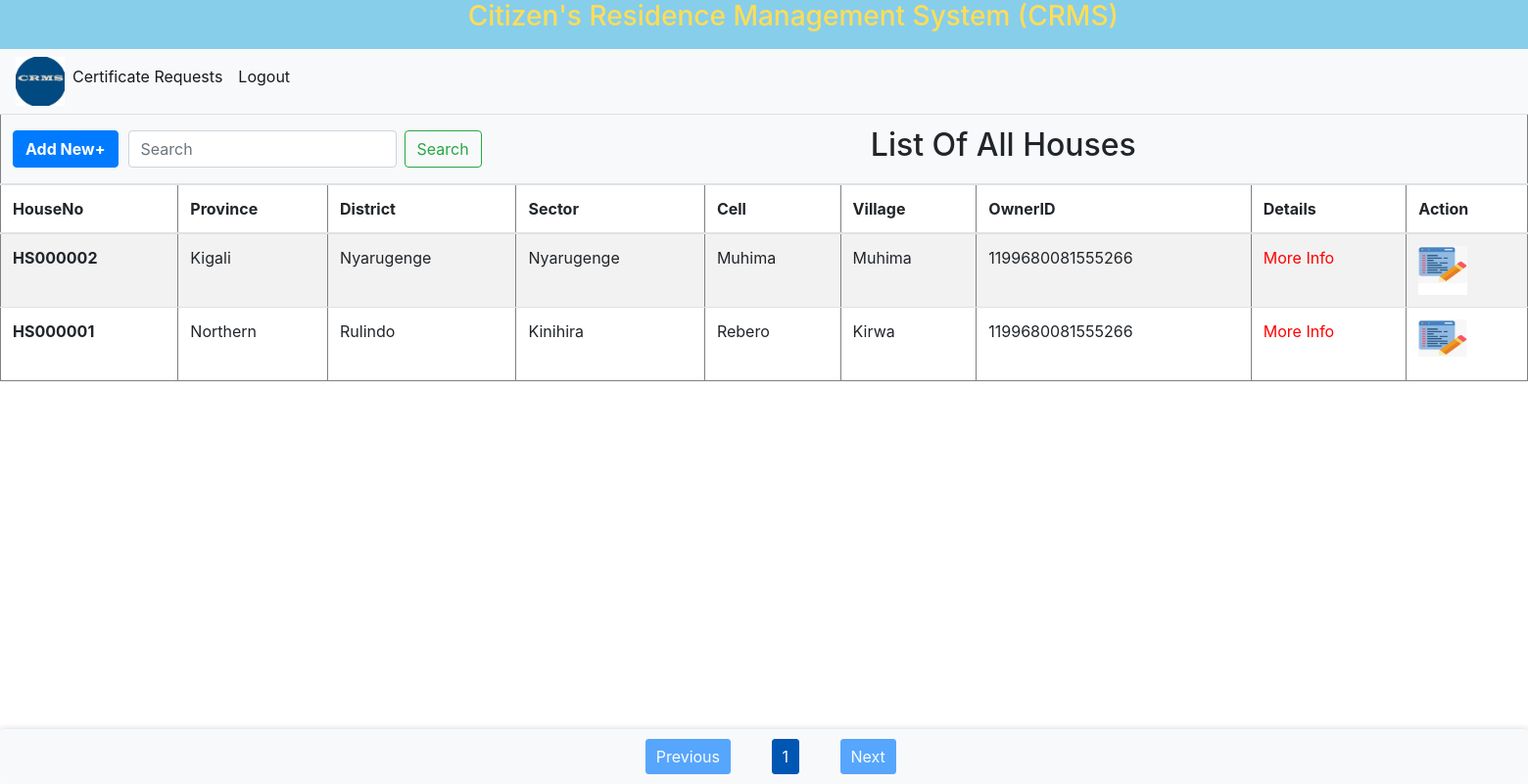
The app's page /houses.php (signed in), older data.
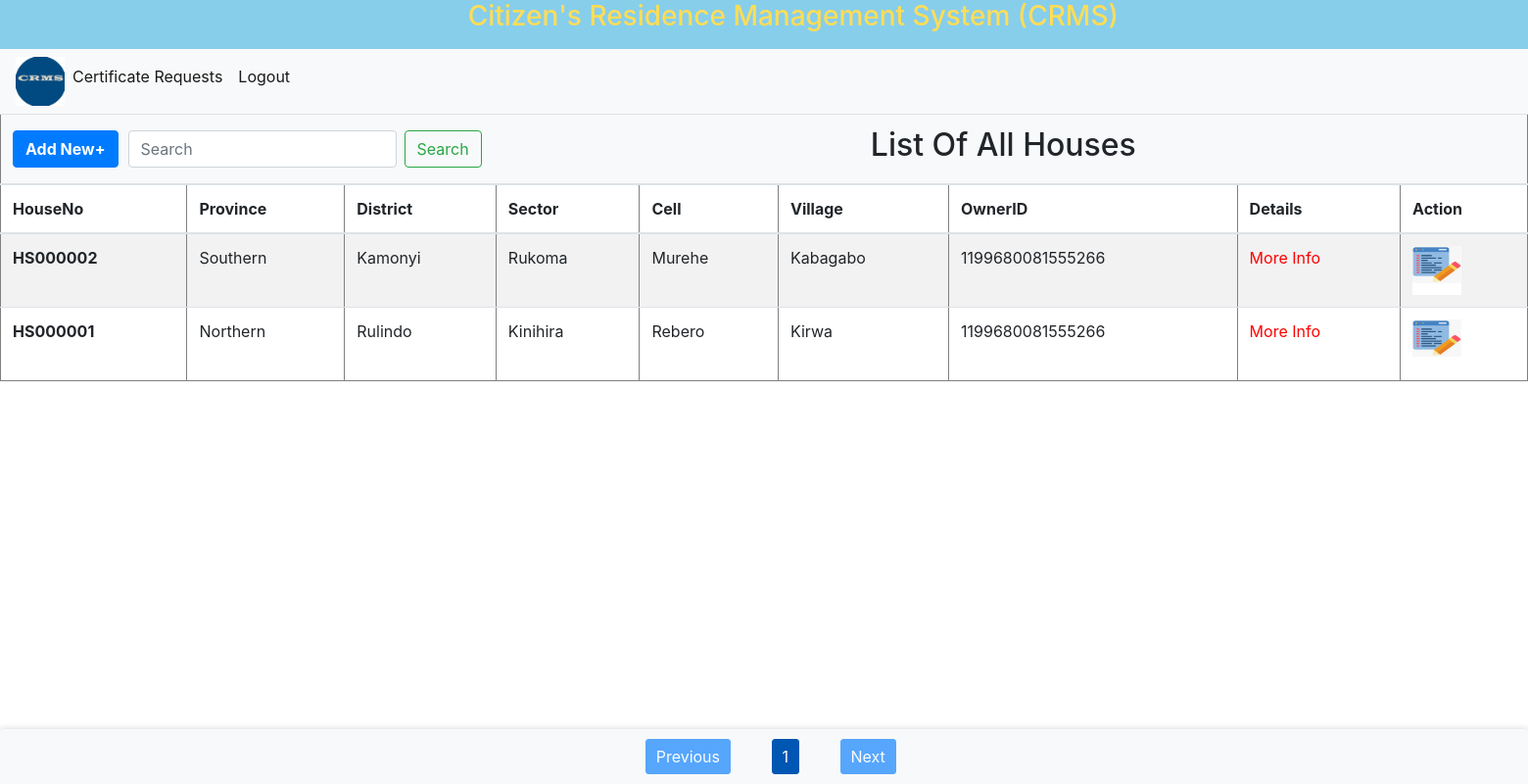
The same page, newer data.
### tables this page shows
CREATE TABLE `houses` (
  `HouseNo` varchar(10) NOT NULL,
  `Province` varchar(20) DEFAULT NULL,
  `District` varchar(20) DEFAULT NULL,
  `Sector` varchar(20) DEFAULT NULL,
  `Cell` varchar(20) DEFAULT NULL,
  `Village` varchar(20) DEFAULT NULL,
  `ID` bigint NOT NULL,
  `Status` varchar(20) DEFAULT NULL,
  PRIMARY KEY (`HouseNo`),
  KEY `fk_resident` (`ID`)
);

### houses.php (the view, shortened to what the changed rows need)
<!DOCTYPE html>
<html lang="en">
<head>
    <link rel="stylesheet" href="bootstrap/bootstrap.css">
    <link rel="stylesheet" href="css/style.css">
</head>
<body>
<?php include 'header.php'; ?>
    <?php
    $conn = new mysqli('localhost', 'super', '', 'crms');
    $records_per_page = 5;
    $page = isset($_GET['page']) ? (int)$_GET['page'] : 1;
    $offset = ($page - 1) * $records_per_page;
    $search_query = isset($_GET['search']) ? $conn->real_escape_string($_GET['search']) : '';
$sql = "SELECT HouseNo, Province, District, Sector, Cell, Village,ID
FROM houses
WHERE CONCAT_WS( HouseNo, Province, District, Sector, Cell, Village,ID) LIKE ?
ORDER BY HouseNo DESC
LIMIT ? OFFSET ?";
$stmt = $conn->prepare($sql);
$search_param = "%$search_query%";
$stmt->bind_param("sii", $search_param, $records_per_page, $offset);
$stmt->execute();
$result = $stmt->get_result();
    if ($result->num_rows > 0) {
        echo "<div style='overflow-x: auto;'>";
        echo "<table border='1' class='table table-striped' style='min-width: 100%;'>";
        echo "<thead>";
        echo "<tr>
                <th colspan='16' style='text-align: left; background-color: #f8f9fa;'>
                    <div style='display: flex; align-items: center;'>
                        <div style='margin-right: 10px;'>
                            <a class='small' href='addHouses.php'>
                                <button class='btn btn-primary'><b>Add New+</b></button>
                            </a>
                        </div>
                        <div style='margin-right: 10px;'>
                            <form class='form-inline my-2 my-lg-0' method='GET' action=''>
                                <input class='form-control mr-sm-2' type='search' name='search' placeholder='Search' aria-label='Search' value='" . htmlspecialchars($search_query) . "'>
                                <button class='btn btn-outline-success my-2 my-sm-0' type='submit'>Search</button>
                            </form>
                        </div>
                        <div style='flex: 1; text-align: center; font-size: 24px;'>
                            <h2 class='text-center'>List Of All Houses</h2>
                        </div>
                    </div>
                </th>
              </tr>";
        echo "<tr>
                <th scope='col'>HouseNo</th>
                <th scope='col'>Province</th>
                <th scope='col'>District</th>
                <th scope='col'>Sector</th>
                <th scope='col'>Cell</th>
                <th scope='col'>Village</th>
                <th scope='col'>OwnerID</th>
                <th scope='col'>Details</th>
                <th scope='col'>Action</th>
              </tr>";
        echo "</thead>";
        echo "<tbody>";
        while ($row = $result->fetch_assoc()) {
            echo "<tr>
                    <th>" . htmlspecialchars($row["HouseNo"]) . "</th>
                    <td>" . htmlspecialchars($row["Province"]) . "</td>
                    <td>" . htmlspecialchars($row["District"]) . "</td>
                    <td>" . htmlspecialchars($row["Sector"]) . "</td>
                    <td>" . htmlspecialchars($row["Cell"]) . "</td>
                    <td>" . htmlspecialchars($row["Village"]) . "</td>
                    <td>" . htmlspecialchars($row["ID"]) . "</td>
                    <td><a href='LandlordInfo.php?id=" . htmlspecialchars($row["ID"]) . "' style='color: red;'>More Info</a></td>
                    <td><a href='updateHouse.php?houseno=" . htmlspecialchars($row["HouseNo"]) . "' style='color: red;'><img src='images/edit.jpg' width='50px' height='50px'></a></td>
                  </tr>";
        }
        echo "</tbody>";
        echo "</table>";
        echo "</div>";
    }
    ?>
</body>
</html>

### header.php (shortened to what the changed rows need)
<div class="row" style="background:skyblue; height:50px; width:2000px; text-align: center; .header h3:hover {
            color: #ffdd57;">
    <div class="pageheader" style="text-align:center;">
        <h3>&nbsp &nbsp &nbsp &nbsp&nbsp &nbsp &nbsp &nbsp &nbsp &nbsp &nbsp &nbsp &nbsp &nbsp &nbsp &nbsp &nbsp
        &nbsp &nbsp &nbsp &nbsp&nbsp &nbsp &nbsp &nbsp &nbsp &nbsp &nbsp &nbsp &nbsp &nbsp &nbsp &nbsp &nbsp
        Citizen's Residence Management System (CRMS)</h3>
    </div>
</div>

Row changes from the older to the newer data that the page shows:
changed houses "HS000002": Province "Kigali" → "Southern"; District "Nyarugenge" → "Kamonyi"; Sector "Nyarugenge" → "Rukoma"; Cell "Muhima" → "Murehe"; Village "Muhima" → "Kabagabo"
